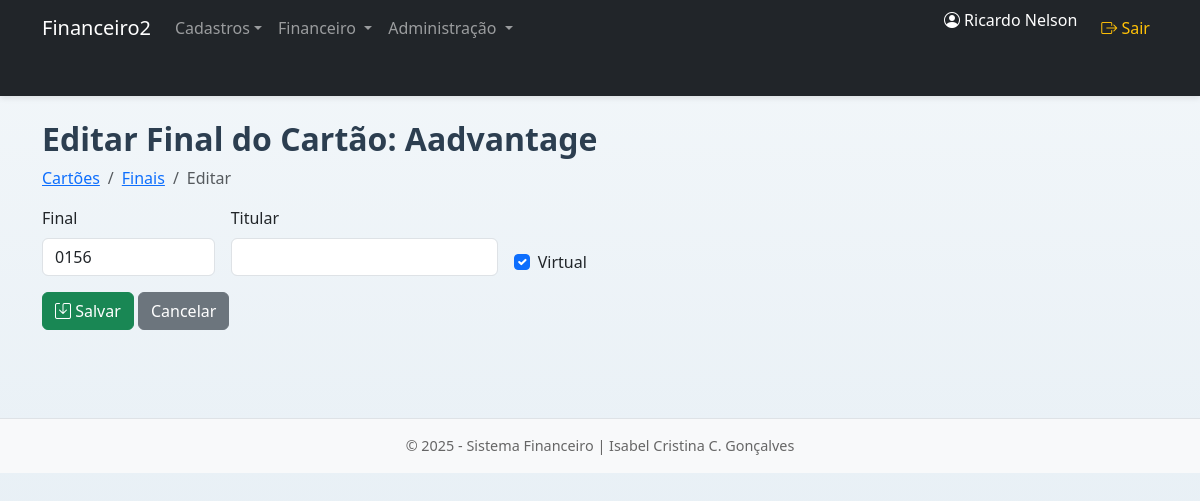
Page /public/index.php?path=final_cartao_editar&id=36&cartao_id=16 (signed in) on the committed database.
### tables this page shows
CREATE TABLE `cartao` (
  `id` int NOT NULL AUTO_INCREMENT,
  `descricao` varchar(50) NOT NULL,
  `bandeira` varchar(10) DEFAULT NULL,
  `dia_vencimento` int DEFAULT NULL,
  `dia_fechamento` int DEFAULT NULL,
  `linha_credito` decimal(10,2) DEFAULT NULL,
  `banco_id` int DEFAULT NULL,
  `ativo` int DEFAULT '1',
  PRIMARY KEY (`id`),
  KEY `banco_id` (`banco_id`),
  CONSTRAINT `cartao_ibfk_1` FOREIGN KEY (`banco_id`) REFERENCES `bancos` (`id`) ON DELETE CASCADE
);

CREATE TABLE `final_cartao` (
  `id` int NOT NULL AUTO_INCREMENT,
  `final` varchar(4) NOT NULL,
  `cartao_id` int NOT NULL,
  `is_virtual` int DEFAULT '0',
  `titular` varchar(100) DEFAULT NULL,
  `ativo` int DEFAULT '1',
  PRIMARY KEY (`id`),
  KEY `cartao_id` (`cartao_id`),
  CONSTRAINT `final_cartao_ibfk_1` FOREIGN KEY (`cartao_id`) REFERENCES `cartao` (`id`) ON DELETE CASCADE
);

### controllers/CartaoController.php (called while the page is built, shortened)
<?php
function final_cartao_form($pdo) {
    $id = $_GET['id'] ?? null;
    $cartao_id = $_GET['cartao_id'];
    if ($id) {
        $stmt = $pdo->prepare("SELECT * FROM final_cartao WHERE id = ?");
        $stmt->execute([$id]);
        $registro = $stmt->fetch(PDO::FETCH_ASSOC);
    }
    $cartao = $pdo->query("SELECT * FROM cartao WHERE id = $cartao_id")->fetch(PDO::FETCH_ASSOC);
    $titulo = ($id ? 'Editar' : 'Novo') . " Final do Cartão: " . htmlspecialchars($cartao['descricao']);
    include '../views/layout.php';
}

### public/index.php (called while the page is built, shortened)
<?php
require_once '../routes/web.php';
?>

### views/cartao/final/form.php (the view, shortened to what this page needs)
<h2><?= $titulo ?></h2>
<nav aria-label="breadcrumb">
  <ol class="breadcrumb">
    <li class="breadcrumb-item"><a href="?path=cartao">Cartões</a></li>
    <li class="breadcrumb-item"><a href="?path=final_cartao_lista&cartao_id=<?= $cartao['id'] ?>">Finais</a></li>
    <li class="breadcrumb-item active" aria-current="page"><?= $registro['id'] ? 'Editar' : 'Novo' ?></li>
  </ol>
</nav>
<form method="post" action="?path=final_cartao_salvar" class="row g-3">
  <div class="col-md-2">
    <label for="final" class="form-label">Final</label>
    <input type="text" class="form-control" id="final" name="final" maxlength="4" required value="<?= htmlspecialchars($registro['final']) ?>">
  </div>
  <div class="col-md-3">
    <label for="titular" class="form-label">Titular</label>
    <input type="text" class="form-control" id="titular" name="titular" value="<?= htmlspecialchars($registro['titular'] ?? '') ?>">
  </div>
  <div class="col-md-2 align-self-end">
    <div class="form-check">
      <input class="form-check-input" type="checkbox" id="is_virtual" name="is_virtual" value="1" <?= $registro['is_virtual'] ? 'checked' : '' ?>>
      <label class="form-check-label" for="is_virtual">Virtual</label>
    </div>
  </div>
  <div class="col-12">
    <button type="submit" class="btn btn-success"><i class="bi bi-save"></i> Salvar</button>
    <a href="?path=final_cartao_lista&cartao_id=<?= $cartao['id'] ?>" class="btn btn-secondary">Cancelar</a>
  </div>
</form>

### public/assets/css/style.css (style rules this page uses)
body { background: linear-gradient(to bottom, #f3f7fa, #e2ecf3); min-height: 100vh; margin: 0; font-family: "Segoe UI", Tahoma, Geneva, Verdana, sans-serif; }
h2 { font-weight: 600; color: #2c3e50; }
.btn { border-radius: 6px; }

### rows in the picture
cartao: descricao "Editar Final do Cartão: Aadvantage"
final_cartao: final "0156", is_virtual "☑"

### other values in the picture
$_SESSION['usuario_nome'] "Ricardo Nelson"
